Frame 1 (no input): blank canvas, image omitted
Frame 60 (the mouse pressed at the canvas centre just before this capture): blank canvas, image omitted
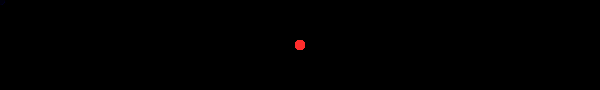
Frame 120 (the mouse held since frame 60 and released just before this capture)

The Processing sketch whose frames 1 and 60 were blank and that drew this single picture after the mouse press (run headless with seeded random() and noise(); from frame 60 on, the mouse is pressed at the canvas centre):

// Processing sketch: processing_21114
// ── processing_21114.pde


void setup() {  //setup function called initially, only once
  size(600, 90);
  background(0);  //set background white
  colorMode(RGB);   //set colors to Hue, Saturation, Brightness mode
}

void draw() {  //draw function loops 
  noStroke();
   
  fill(mouseX,mouseY,random(70));
  ellipse(mouseX, mouseY, 10, 10);
  
}

                
                
